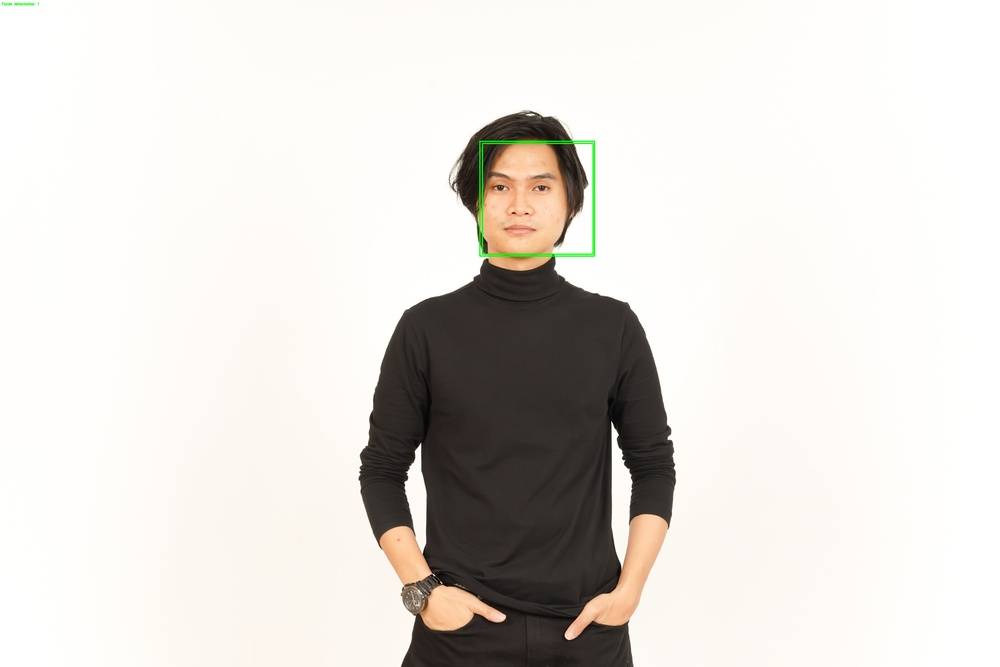
#> input picture DetectorFaces/server/images/received/image1.jpg, 1000 x 667 px, shrunk from 6000 x 4000 before the run
$ python -i image_processor.py   (imports and definitions only)
#> lines starting #> are read from the running program, lines starting #| are printed output that depends on the picture; after the words box and inside, x2 and y2 are one past the last pixel; in counts of white or black regions, pixels touching at a corner belong together
import cv2
import os
import numpy as np

# Caminhos para diferentes classificadores
CASCADE_PATHS = {
    'frontal_default': cv2.data.haarcascades + 'haarcascade_frontalface_default.xml',
    'frontal_alt': cv2.data.haarcascades + 'haarcascade_frontalface_alt.xml',
    'frontal_alt2': cv2.data.haarcascades + 'haarcascade_frontalface_alt2.xml',
    'profile': cv2.data.haarcascades + 'haarcascade_profileface.xml'
}

def apply_image_preprocessing(image):
    """Aplica diferentes pré-processamentos para melhorar a detecção de faces"""
    processed_images = []
    gray = cv2.cvtColor(image, cv2.COLOR_BGR2GRAY)

    # Métodos prioritários primeiro
    processed_images.append(("CLAHE", cv2.createCLAHE(clipLimit=2.0, tileGridSize=(8, 8)).apply(gray)))
    processed_images.append(("Equalização", cv2.equalizeHist(gray)))
    processed_images.append(("Original", gray))

    return processed_images

def non_max_suppression(boxes, overlap_thresh=0.3):
    """Implementa Non-Maximum Suppression para eliminar detecções redundantes"""
    if len(boxes) == 0:
        return []

    boxes = np.array(boxes)
    x1 = boxes[:,0]
    y1 = boxes[:,1]
    x2 = x1 + boxes[:,2]
    y2 = y1 + boxes[:,3]

    area = (boxes[:,2] + 1) * (boxes[:,3] + 1)
    idxs = np.argsort(y2)

    pick = []
    while len(idxs) > 0:
        last = len(idxs) - 1
        i = idxs[last]
        pick.append(i)

        xx1 = np.maximum(x1[i], x1[idxs[:last]])
        yy1 = np.maximum(y1[i], y1[idxs[:last]])
        xx2 = np.minimum(x2[i], x2[idxs[:last]])
        yy2 = np.minimum(y2[i], y2[idxs[:last]])

        w = np.maximum(0, xx2 - xx1 + 1)
        h = np.maximum(0, yy2 - yy1 + 1)

        overlap = (w * h) / area[idxs[:last]]

        idxs = np.delete(idxs, np.concatenate(([last],
            np.where(overlap > overlap_thresh)[0])))

    return boxes[pick].astype("int")

def process_image(image_path):
#> called with image_path = 'images/received/image1.jpg'
    try:
        print(f"Processando: {image_path}")

        if not os.path.exists(image_path):
            raise FileNotFoundError(f"Arquivo não encontrado: {image_path}")

        img = cv2.imread(image_path)
#> img is the input picture: shape (667, 1000, 3); mean B, G, R 215.4, 220.1, 223.4
        if img is None:
            raise ValueError(f"Formato de imagem inválido ou arquivo corrompido: {image_path}")

        result_img = img.copy()
        gray_variants = apply_image_preprocessing(img)
#> in apply_image_preprocessing, `gray = cv2.cvtColor(image, cv2.COLOR_BGR2GRAY)`:
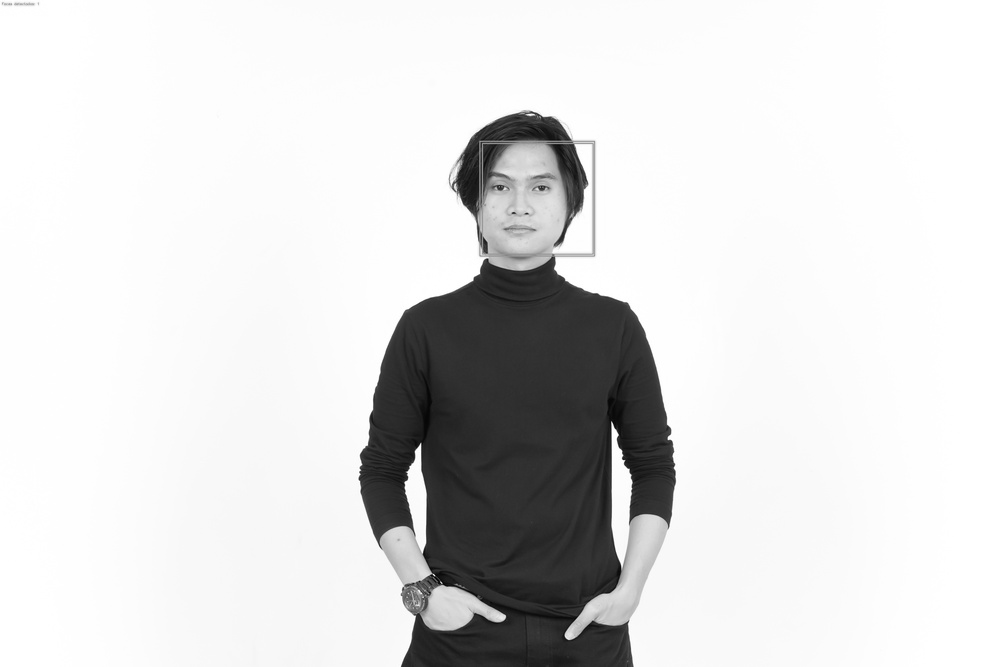
#> gray: shape (667, 1000); min 1, max 255, mean 220.5
#> gray_variants = 3 items

        # Carregar classificadores Haar válidos
        valid_cascades = {
            name: cv2.CascadeClassifier(path)
            for name, path in CASCADE_PATHS.items()
            if os.path.exists(path) and not cv2.CascadeClassifier(path).empty()
        }
        if not valid_cascades:
            raise RuntimeError("Nenhum classificador Haar válido encontrado.")

        # Parâmetros padrão
        detection_params = {
            'scaleFactor': 1.1,
            'minNeighbors': 15,
            'minSize': (150, 150)
        }

        raw_detections = []

        for cascade_name, cascade in valid_cascades.items():
            for prep_name, processed in gray_variants:
                faces = cascade.detectMultiScale(
                    processed,
                    scaleFactor=detection_params['scaleFactor'],
                    minNeighbors=detection_params['minNeighbors'],
                    minSize=detection_params['minSize'],
                    flags=cv2.CASCADE_SCALE_IMAGE
                )
                raw_detections.extend(faces)

        # Aplicar NMS
        all_faces = non_max_suppression(raw_detections, overlap_thresh=0.35)

        # Desenhar resultados
        for (x, y, w, h) in all_faces:
            cv2.rectangle(result_img, (x, y), (x + w, y + h), (0, 255, 0), 5)

        status = f"Faces detectadas: {len(all_faces)}"
        cv2.putText(result_img, status, (10, 30), cv2.FONT_HERSHEY_SIMPLEX,
                    0.7, (0, 255, 0), 2)
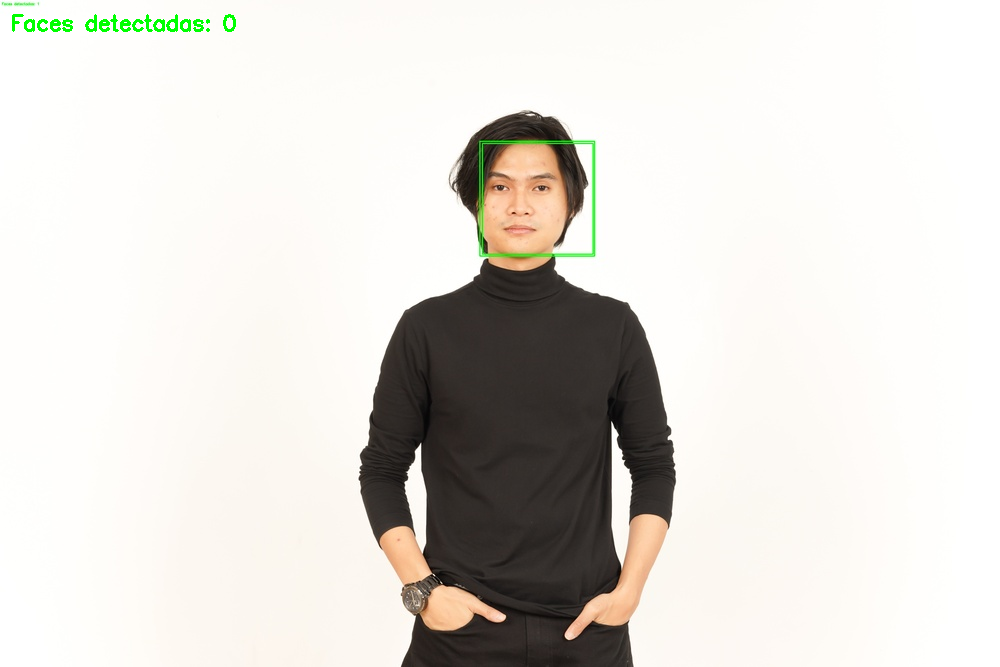
#> result_img: shape (667, 1000, 3); 0.23% of pixels changed, all inside (x1, y1, x2, y2) = (12, 14, 236, 32)

        cv2.imwrite(image_path, result_img)
        print(f"[SUCESSO] {len(all_faces)} face(s) detectada(s).")

    except Exception as e:
        print(f"[ERRO CRÍTICO] {str(e)}")
        error_img = np.zeros((300, 500, 3), dtype=np.uint8)
        cv2.putText(error_img, f"ERRO: {str(e)}", (20, 150),
                    cv2.FONT_HERSHEY_SIMPLEX, 0.7, (0, 0, 255), 2)
        cv2.imwrite(image_path, error_img)

>>> result = process_image('images/received/image1.jpg')

$ run again, on DetectorFaces/server/images/received/image2.jpg
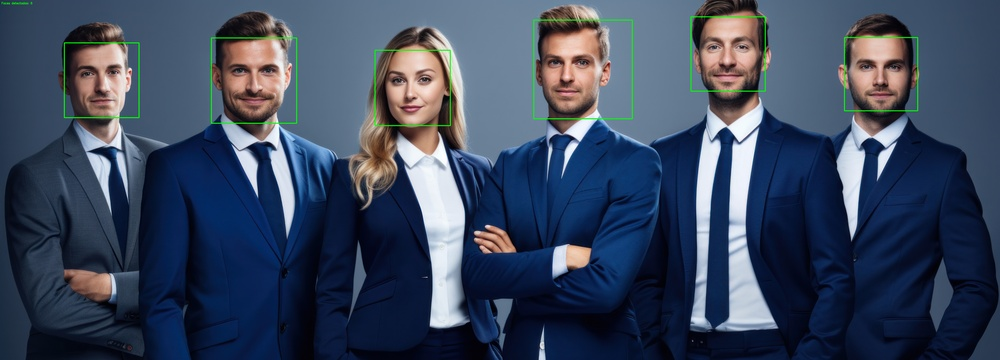
#> input picture DetectorFaces/server/images/received/image2.jpg, 1000 x 360 px, shrunk from 7296 x 2624 before the run
#> in process_image, img is the input picture: shape (360, 1000, 3); mean B, G, R 93.8, 71.8, 59
#> in apply_image_preprocessing, `gray = cv2.cvtColor(image, cv2.COLOR_BGR2GRAY)`:
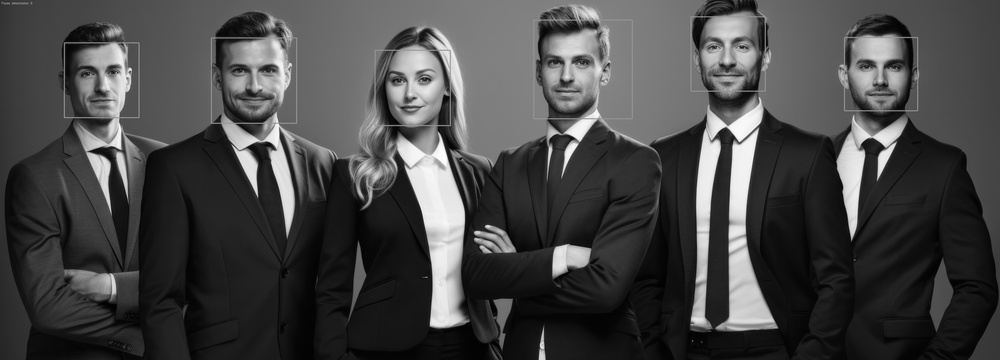
#> gray: shape (360, 1000); min 0, max 254, mean 70.5
#> gray_variants = 3 items
#> in process_image, `cv2.putText(result_img, status, (10, 30), cv2.FONT_HERSHEY_SIMPLEX, 0...`:
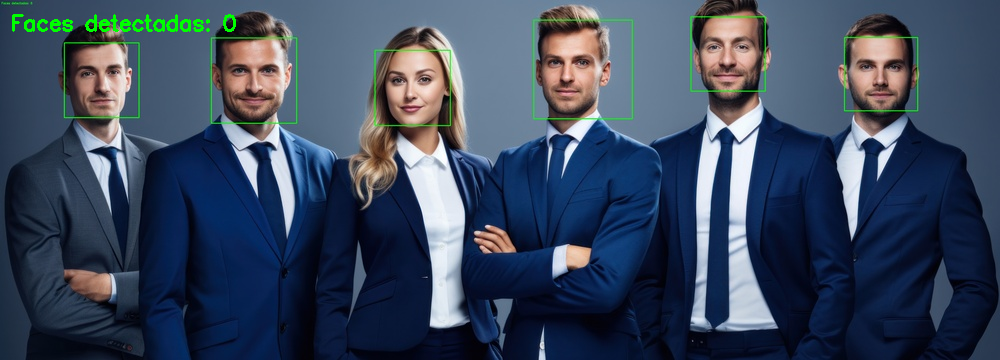
#> result_img: shape (360, 1000, 3); 0.43% of pixels changed, all inside (x1, y1, x2, y2) = (12, 14, 236, 32)

$ run again, on DetectorFaces/server/images/received/image3.jpg
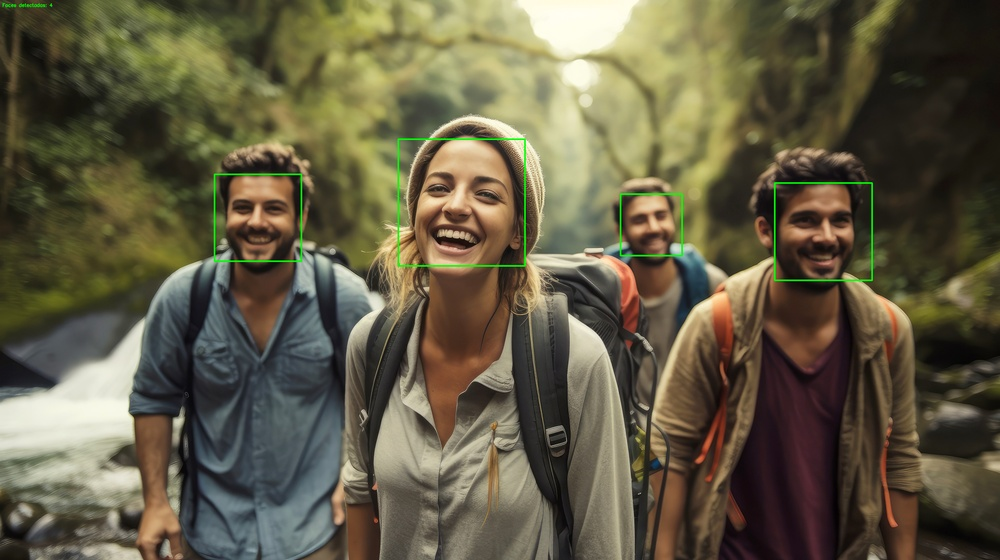
#> input picture DetectorFaces/server/images/received/image3.jpg, 1000 x 560 px, shrunk from 4500 x 2520 before the run
#> in process_image, img is the input picture: shape (560, 1000, 3); mean B, G, R 68.8, 92, 98.1
#> in apply_image_preprocessing, `gray = cv2.cvtColor(image, cv2.COLOR_BGR2GRAY)`:
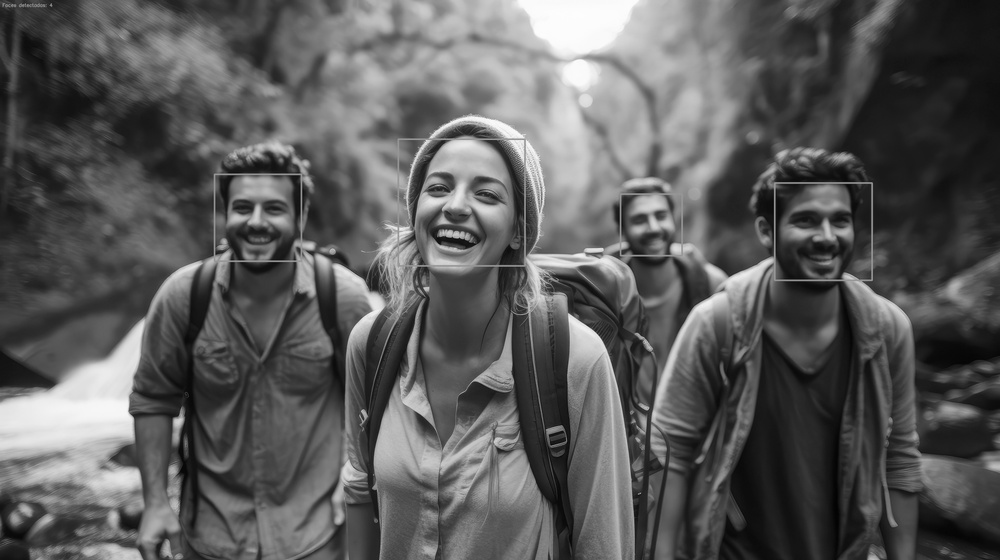
#> gray: shape (560, 1000); min 2, max 253, mean 91.2
#> gray_variants = 3 items
#> in process_image, `cv2.putText(result_img, status, (10, 30), cv2.FONT_HERSHEY_SIMPLEX, 0...`:
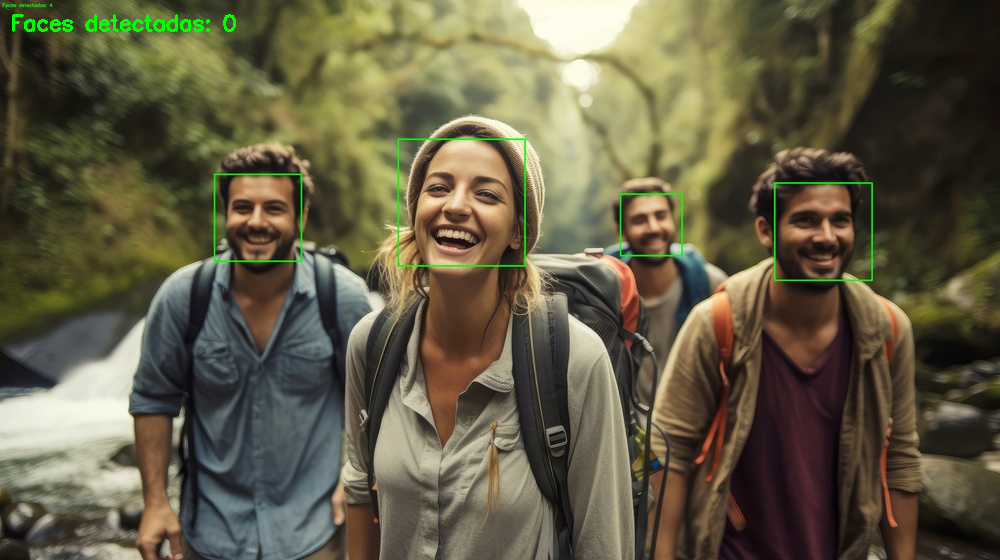
#> result_img: shape (560, 1000, 3); 0.28% of pixels changed, all inside (x1, y1, x2, y2) = (12, 14, 236, 32)

$ run again, on DetectorFaces/server/images/received/image4.jpg
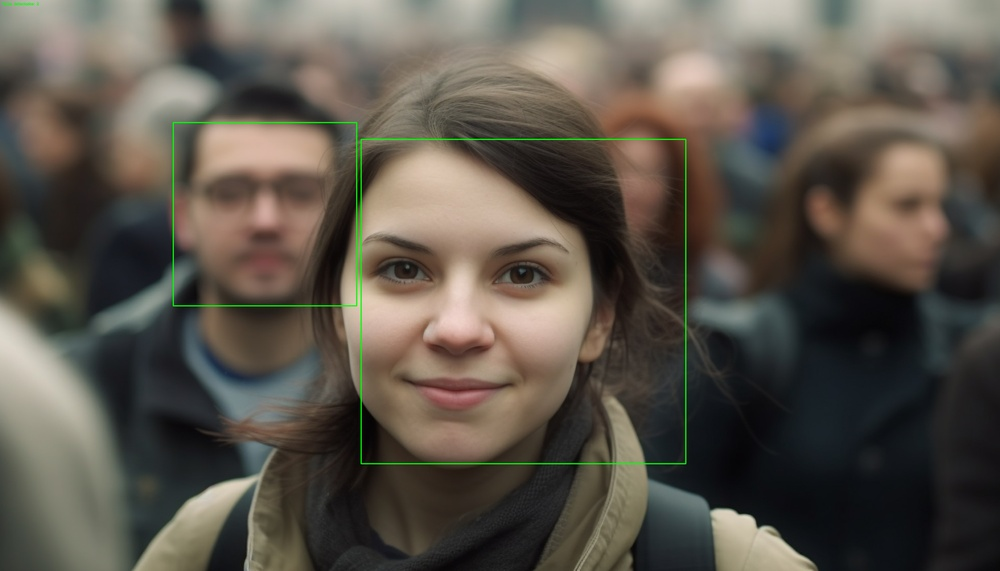
#> input picture DetectorFaces/server/images/received/image4.jpg, 1000 x 571 px, shrunk from 6067 x 3467 before the run
#> in process_image, img is the input picture: shape (571, 1000, 3); mean B, G, R 75.3, 85, 91.3
#> in apply_image_preprocessing, `gray = cv2.cvtColor(image, cv2.COLOR_BGR2GRAY)`:
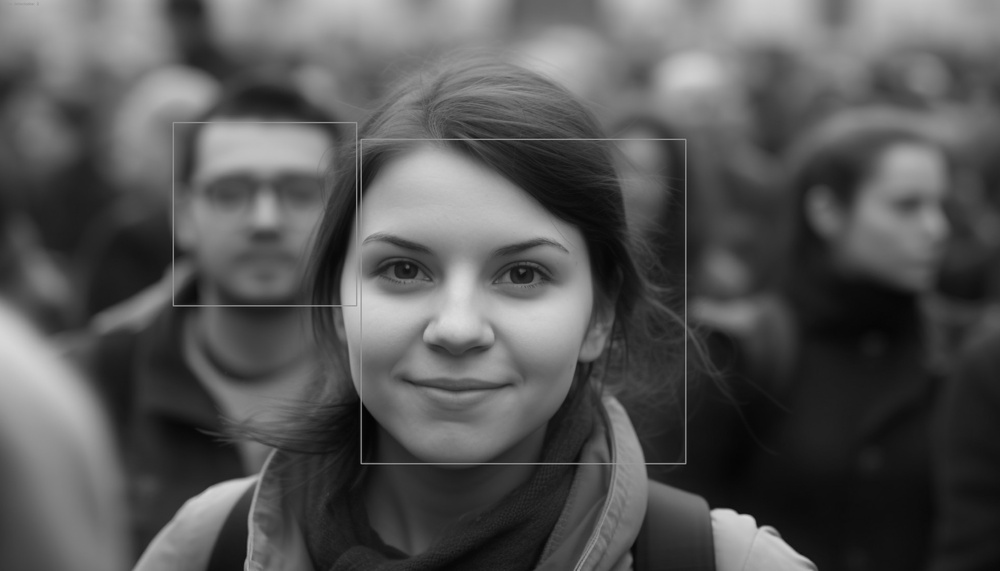
#> gray: shape (571, 1000); min 2, max 220, mean 85.8
#> gray_variants = 3 items
#> in process_image, `cv2.putText(result_img, status, (10, 30), cv2.FONT_HERSHEY_SIMPLEX, 0...`:
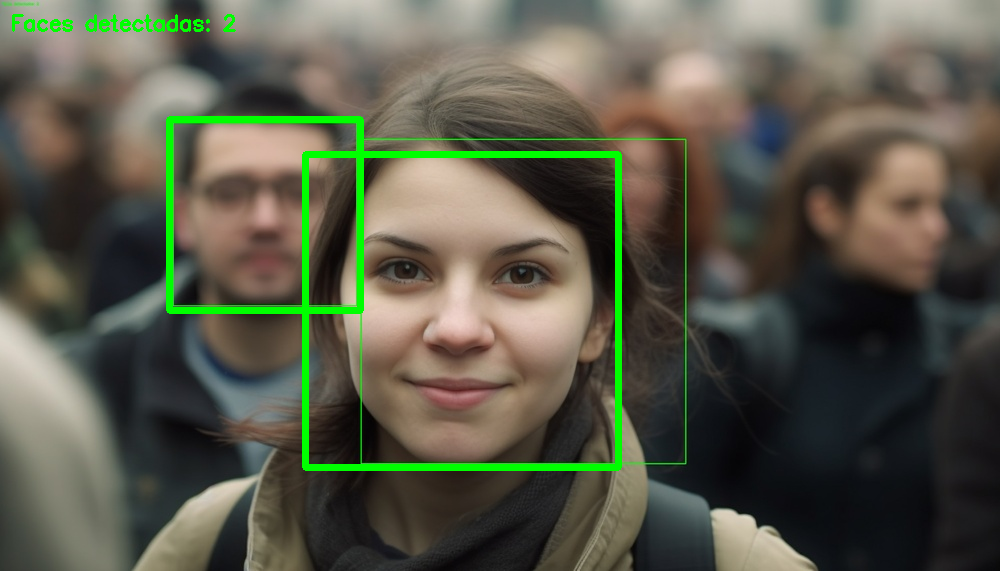
#> result_img: shape (571, 1000, 3); mean B, G, R 73.5, 89.5, 89
